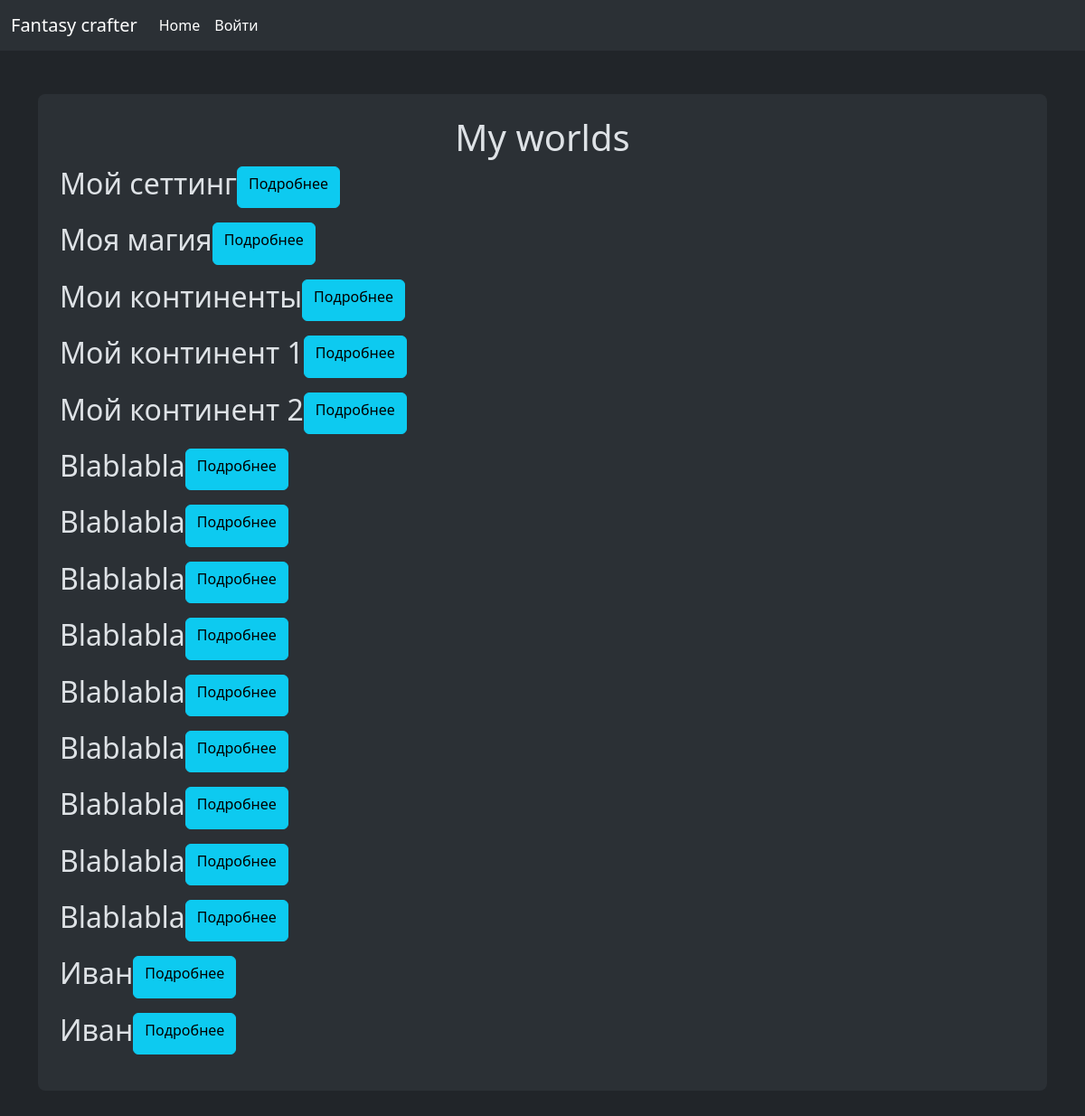
The app's page /, older data.
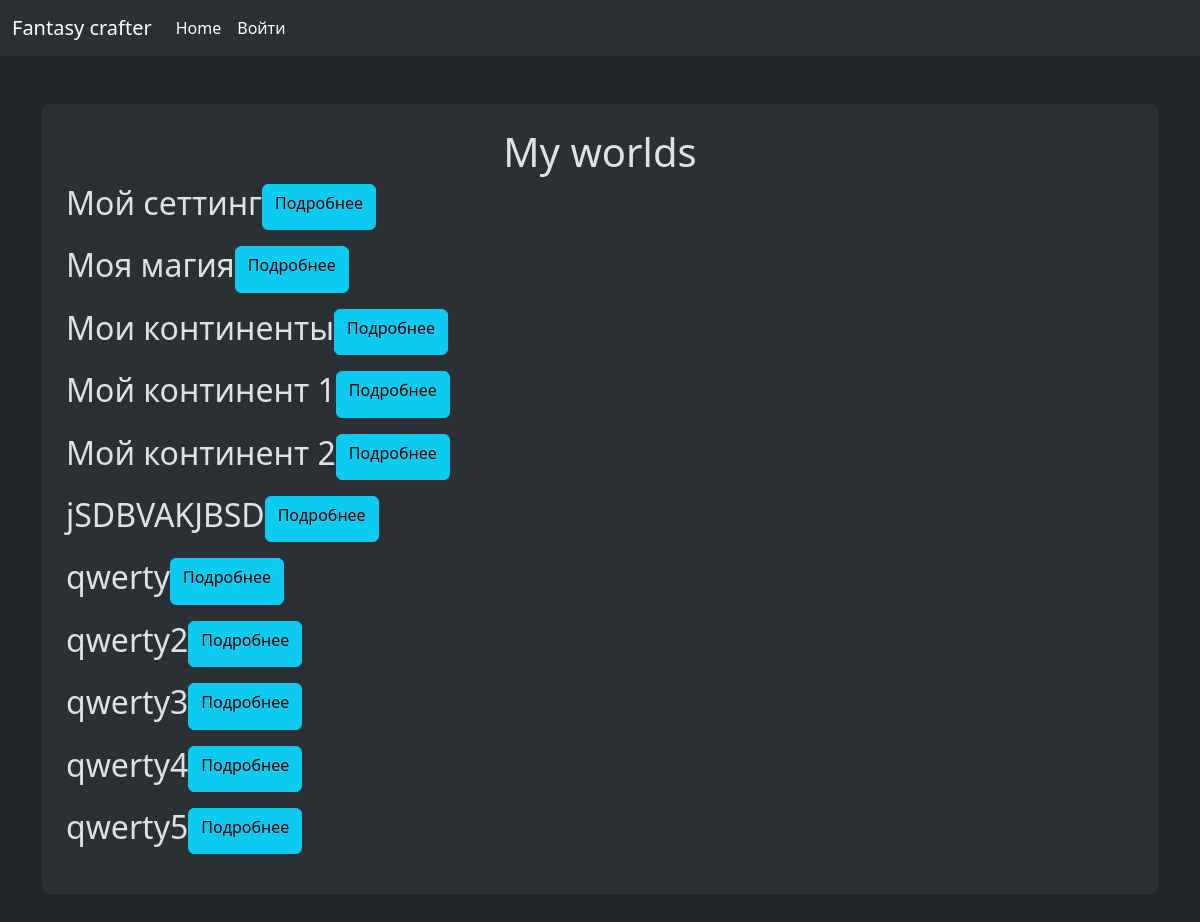
The same page, newer data.
### node_manager/models.py (models this page shows)
class Nodes(models.Model):
    name = models.CharField(max_length=200)
    access_mode = models.ForeignKey(AccessModes, null=False, blank=False, on_delete=models.DO_NOTHING)
    owner = models.ForeignKey(User, null=False, blank=False, on_delete=models.DO_NOTHING, related_name='node_owner') # TODO: make "if owner changes" logic
    creator = models.ForeignKey(User, null=False, blank=False, on_delete=models.DO_NOTHING, related_name='node_creator') # TODO: make "if creator deleted" logic
    parent = models.ForeignKey('self', null=True, blank=True, on_delete=models.SET_NULL)
    level = models.IntegerField(default=0, null=False, blank=False)
    root_parent = models.ForeignKey('self', null=True, blank=True, on_delete=models.DO_NOTHING, related_name='root')
    class Meta:
        unique_together= (('name', 'creator'))

### node_manager/views.py (the view)
# urls.py: 2. Add a URL to urlpatterns:  path('', views.home, name='home')
def home(request):
    nodes = Nodes.objects.all()
    return render(request, "home.html", {"nodes": nodes})

### node_manager/templates/home.html
{% extends 'base_layout.html' %}
{% block content %}
    <div class="container my-5">
        <div class="p-4 text-center bg-body-tertiary rounded-3">
            <h1>My worlds</h1>
            {% for node in nodes %}
            <div class="mb-3 d-flex g-2">
                <h2>{{ node.name }}</h2>
                <a class="btn btn-info" href="{% url 'node_manager:show_node_tree' node.id %}">Подробнее</a>
            </div>
            {% endfor %}
        </div>
    </div>
{% endblock %}

Row changes from the older to the newer data that the page shows:
removed Nodes: name "Blablabla"
removed Nodes: name "Blablabla"
removed Nodes: name "Blablabla"
removed Nodes: name "Blablabla"
removed Nodes: name "Blablabla"
removed Nodes: name "Blablabla"
removed Nodes: name "Blablabla"
removed Nodes: name "Blablabla"
removed Nodes: name "Blablabla"
removed Nodes: name "Иван"
removed Nodes: name "Иван"
added Nodes: name "jSDBVAKJBSD"
added Nodes: name "qwerty"
added Nodes: name "qwerty2"
added Nodes: name "qwerty3"
added Nodes: name "qwerty4"
added Nodes: name "qwerty5"
